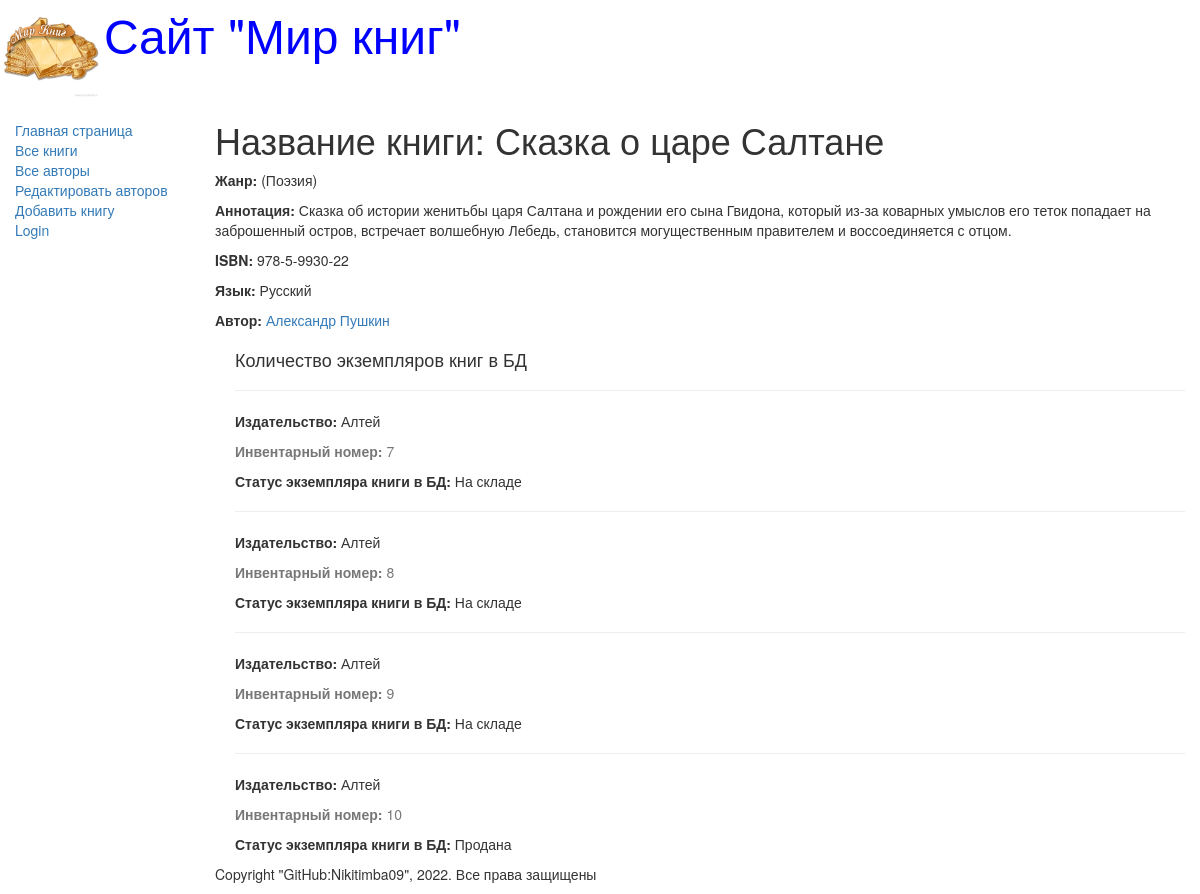
Page /books/6 on the earlier database version.
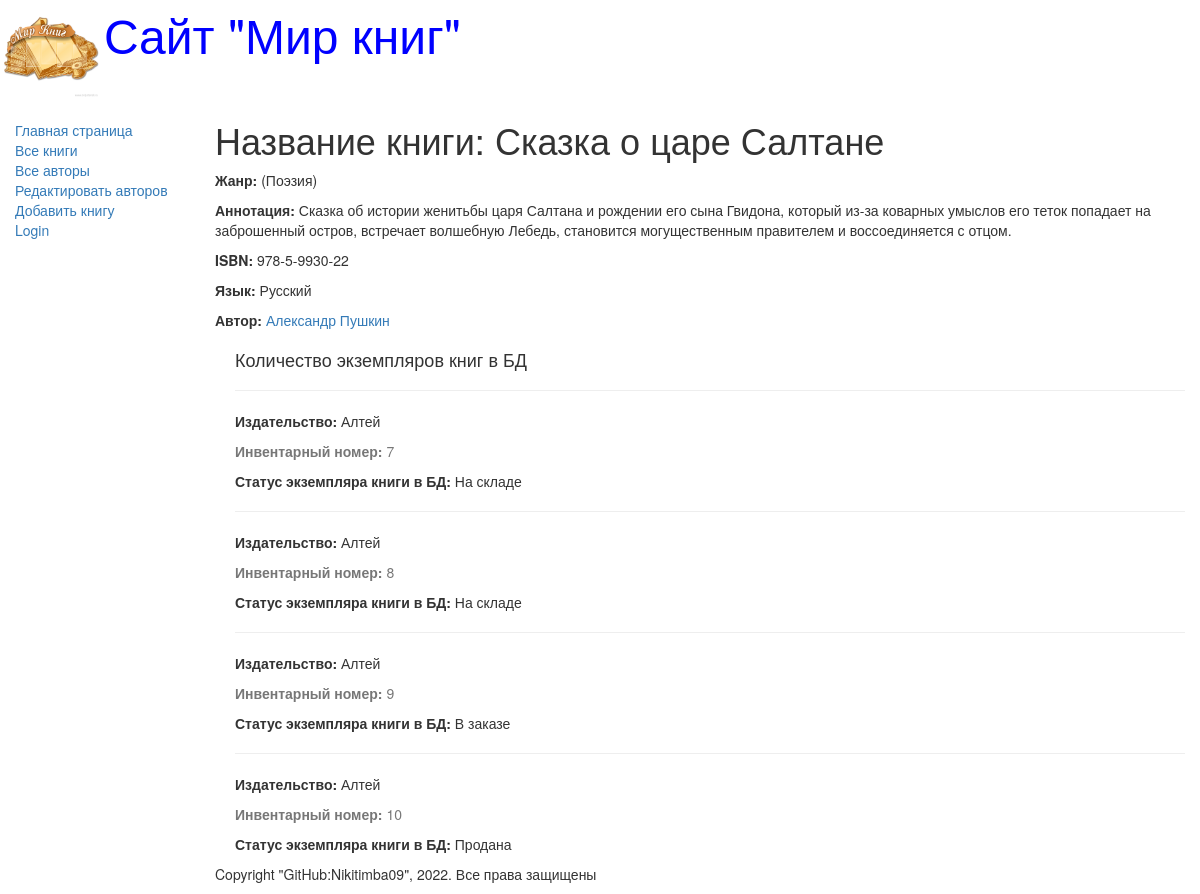
Same page on the later database version.
### catalog/models.py (models this page shows, shortened)
class BookInstance(models.Model):
    book = models.ForeignKey("Book", on_delete=models.CASCADE, null=True)
    inv_nom = models.CharField(max_length=20, null=True,
                               help_text="Введите инвентарный номер экземпляра",
                               verbose_name='Инвентарный номер')
    imprint = models.CharField(max_length=200,
                               help_text='Введите издательство и год выпуска',
                               verbose_name='Издательство')
    status = models.ForeignKey('Status', on_delete=models.CASCADE,
                               null=True,
                               help_text="Изменить состояние экземпляра",
                               verbose_name="Статус экземпляра книга")
    due_back = models.DateField(null=True, blank=True,
                                help_text="Введите конец срока статуса",
                                verbose_name="Дата окончания статуса")
    borrower = models.ForeignKey(User, on_delete=models.SET_NULL,
                                 null=True, blank=True,
                                 verbose_name="Заказчик",
                                 help_text='Выберите заказчика книги')

class Status(models.Model):
    name = models.CharField(
        max_length=20,
        help_text='Введите статус экземпляра книги',
        verbose_name='Статус экземпляра книги'
    )
    def __str__(self):
        return self.name

### catalog/views.py (the view)
# urls.py: re_path(r'^books/(?P<pk>\d+)$', views.BookDetailView.as_view(),
class BookDetailView(generic.DetailView):
    model = Book

### catalog/models.py (called while the page is built)
    def __str__(self):
        return self.name

    def __str__(self):
        return self.name

### catalog/templates/catalog/book_detail.html (shortened to what this page needs)
{% extends "base_generic.html" %}
{% block content %}
  <h1>Название книги: {{ book.title }}</h1>
  <p><strong>Жанр:</strong> ({{ book.genre }})</p>
  <p><strong>Аннотация:</strong> {{ book.summary }}</p>
  <p><strong>ISBN:</strong> {{ book.isbn }}</p>
  <p><strong>Язык:</strong> {{ book.language }}</p>
     {% for author in book.author.all %}
        <p><strong>Автор:</strong>
           <a href="">{{ author.first_name }}
                      {{author.last_name}}</a></p>
     {% endfor %}
<div style="margin-left:20px;margin-top:20px">
    <h4>Количество экземпляров книг в БД</h4>
    {% for copy in book.bookinstance_set.all %}
       <hr>
       <p><strong>Издательство:</strong> {{copy.imprint}}</p>
       <p class="text-muted"><strong>Инвентарный номер:</strong> {{copy.id}}</p>
       <p><strong>Статус экземпляра книги в БД:</strong> {{copy.status}}</p>
    {% endfor %}
  </div>
{% endblock %}   .

Differences in the rows shown:
changed BookInstance id 9: status "На складе" → "В заказе"
